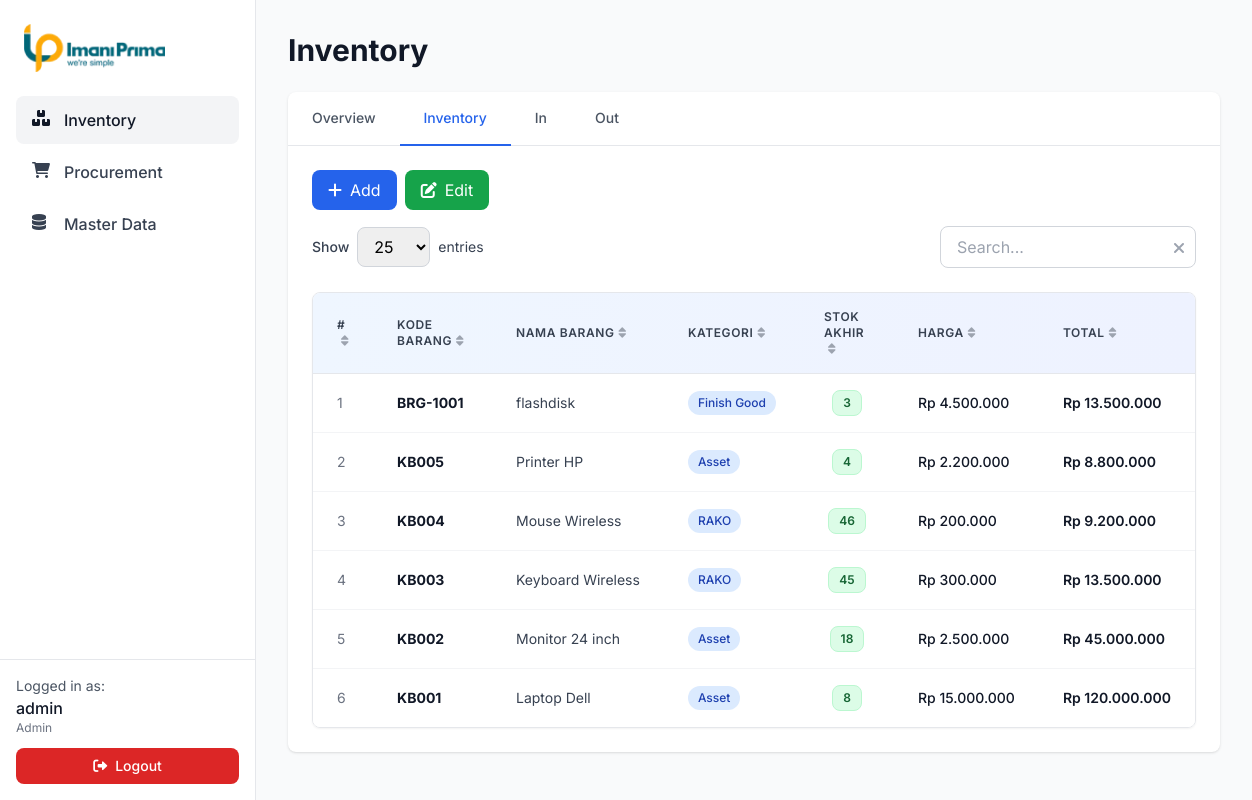
Page /pages/inventory.php?tab=inventory (signed in) on the committed database.
### tables this page shows
CREATE TABLE `inventory` (
  `idinventory` varchar(30) NOT NULL,
  `idbarang` varchar(30) DEFAULT NULL,
  `kodebarang` varchar(50) DEFAULT NULL,
  `idkategori` int DEFAULT NULL,
  `lokasi` varchar(100) DEFAULT NULL,
  `kodeproject` varchar(50) DEFAULT NULL,
  `nama_barang` varchar(255) DEFAULT NULL,
  `harga` decimal(15,2) DEFAULT '0.00',
  `stok_awal` int DEFAULT '0',
  `stok_akhir` int DEFAULT '0',
  `qty_in` int DEFAULT '0',
  `qty_out` int DEFAULT '0',
  `total` decimal(20,2) DEFAULT '0.00',
  `keterangan` text
);

CREATE TABLE `m_barang` (
  `idbarang` varchar(30) NOT NULL,
  `kodebarang` varchar(50) NOT NULL,
  `nama_barang` varchar(255) NOT NULL,
  `deskripsi` text,
  `harga` decimal(15,2) DEFAULT '0.00',
  `satuan` varchar(50) DEFAULT NULL,
  `kodeproject` varchar(50) DEFAULT NULL,
  `idkategori` int DEFAULT NULL,
  `created_at` timestamp NULL DEFAULT CURRENT_TIMESTAMP
);

CREATE TABLE `kategoribarang` (
  `idkategori` int NOT NULL,
  `nama_kategori` varchar(100) NOT NULL,
  `keterangan` text
);

### pages/inventory.php (the view, shortened to what this page needs)
<?php
require_once __DIR__ . '/../includes/auth.php';
$activeTab = isset($_GET['tab']) ? $_GET['tab'] : 'overview';
$search = $_GET['search'] ?? '';
$page = isset($_GET['page']) ? (int)$_GET['page'] : 1;
$limit = isset($_GET['limit']) ? (int)$_GET['limit'] : 25;
$offset = ($page - 1) * $limit;
$items = [];
if ($activeTab == 'inventory') {
    $searchCondition = $search ? "AND (mb.kodebarang LIKE :search OR mb.nama_barang LIKE :search)" : "";
    $stmt = $pdo->prepare("
        SELECT
            i.idinventory,
            mb.kodebarang,
            i.kodeproject,
            k.nama_kategori as kategori,
            i.lokasi,
            mb.nama_barang,
            mb.harga,
            i.stok_awal,
            i.stok_akhir,
            i.qty_in,
            i.qty_out,
            i.total,
            i.keterangan
        FROM inventory i
        LEFT JOIN m_barang mb ON i.idbarang = mb.idbarang
        LEFT JOIN kategoribarang k ON mb.idkategori = k.idkategori
        WHERE 1=1 $searchCondition
        ORDER BY i.idinventory DESC
        LIMIT :limit OFFSET :offset
    ");
    $stmt->bindValue(':limit', $limit, PDO::PARAM_INT);
    $stmt->bindValue(':offset', $offset, PDO::PARAM_INT);
    $stmt->execute();
    $items = $stmt->fetchAll(PDO::FETCH_ASSOC);
}
?>
<!DOCTYPE html>
<html lang="en">
<head>
    <script src="https://cdn.tailwindcss.com"></script>
    <link rel="stylesheet" href="https://cdnjs.cloudflare.com/ajax/libs/font-awesome/6.0.0/css/all.min.css">
</head>
<body class="bg-gray-50">
<div class="flex min-h-screen">
    <aside class="w-64 bg-white border-r border-gray-200 fixed h-full flex flex-col">
        <div class="p-6">
            <img src="../images/logo_ipo.png" alt="Logo IPO" class="h-12 w-auto">
        </div>
        <nav class="px-4 space-y-1 flex-grow">
            <a href="inventory.php" class="flex items-center gap-3 px-4 py-3 bg-gray-100 text-gray-900 rounded-lg">
                <i class="fas fa-boxes w-5 h-5"></i>
                <span class="font-medium">Inventory</span>
            </a>
            <a href="procurement.php" class="flex items-center gap-3 px-4 py-3 text-gray-700 hover:bg-gray-100 rounded-lg transition">
                <i class="fas fa-shopping-cart w-5 h-5"></i>
                <span class="font-medium">Procurement</span>
            </a>
            <a href="master-data.php" class="flex items-center gap-3 px-4 py-3 text-gray-700 hover:bg-gray-100 rounded-lg transition">
                <i class="fas fa-database w-5 h-5"></i>
                <span class="font-medium">Master Data</span>
            </a>
        </nav>
        <div class="p-4 border-t border-gray-200 mt-auto">
            <div class="mb-3">
                <p class="text-sm text-gray-600">Logged in as:</p>
                <p class="font-medium text-gray-900"><?php echo htmlspecialchars($_SESSION['username'] ?? 'Guest'); ?></p>
                <p class="text-xs text-gray-500"><?php echo htmlspecialchars($_SESSION['role'] ?? 'Unknown'); ?></p>
            </div>
            <a href="/logout.php" class="block w-full px-4 py-2 text-center text-sm font-medium text-white bg-red-600 rounded-lg hover:bg-red-700 transition">
                <i class="fas fa-sign-out-alt mr-2"></i>Logout
            </a>
        </div>
    </aside>
    <main class="flex-1 ml-64 p-8">
        <h1 class="text-3xl font-bold text-gray-900 mb-6">Inventory</h1>
        <div class="bg-white rounded-lg shadow">
            <div class="border-b border-gray-200">
                <nav class="flex -mb-px">
                    <a href="?tab=overview" class="<?= $activeTab == 'overview' ? 'border-b-2 border-blue-600 text-blue-600' : 'border-b-2 border-transparent text-gray-600 hover:text-gray-900 hover:border-gray-300' ?> py-4 px-6 font-medium text-sm">
                        Overview
                    </a>
                    <a href="?tab=inventory" class="<?= $activeTab == 'inventory' ? 'border-b-2 border-blue-600 text-blue-600' : 'border-b-2 border-transparent text-gray-600 hover:text-gray-900 hover:border-gray-300' ?> py-4 px-6 font-medium text-sm">
                        Inventory
                    </a>
                    <a href="?tab=in" class="<?= $activeTab == 'in' ? 'border-b-2 border-blue-600 text-blue-600' : 'border-b-2 border-transparent text-gray-600 hover:text-gray-900 hover:border-gray-300' ?> py-4 px-6 font-medium text-sm">
                        In
                    </a>
                    <a href="?tab=out" class="<?= $activeTab == 'out' ? 'border-b-2 border-blue-600 text-blue-600' : 'border-b-2 border-transparent text-gray-600 hover:text-gray-900 hover:border-gray-300' ?> py-4 px-6 font-medium text-sm">
                        Out
                    </a>
                </nav>
            </div>
            <div class="p-6">
                <?php if ($activeTab == 'inventory'): ?>
                <div>
                    <div class="flex justify-start items-center mb-4">
                        <div class="flex gap-2">
                            <?php if ($_SESSION['role'] === 'Admin' || $_SESSION['role'] === 'Procurement' || $_SESSION['role'] === 'Leader' || $_SESSION['role'] === 'Manager'): ?>
                            <button onclick="showAddForm()" class="px-4 py-2 bg-blue-600 text-white rounded-lg hover:bg-blue-700 flex items-center gap-2">
                                <i class="fas fa-plus"></i>
                                Add
                            </button>
                            <button onclick="showEditForm()" class="px-4 py-2 bg-green-600 text-white rounded-lg hover:bg-green-700 flex items-center gap-2">
                                <i class="fas fa-edit"></i>
                                Edit
                            </button>
                            <?php endif; ?>
                        </div>
                    </div>
                    <div class="flex flex-col sm:flex-row justify-between items-start sm:items-center mb-6 gap-4">
                        <div class="flex flex-wrap items-center gap-4">
                            <div class="flex items-center gap-2">
                                <label class="text-sm text-gray-700 font-medium">Show</label>
                                <select id="entries-inventory" onchange="changeEntries('inventory')" class="px-3 py-2 border border-gray-300 rounded-lg focus:ring-2 focus:ring-blue-500 focus:border-transparent">
                                    <option value="25" <?= $limit == 25 ? 'selected' : '' ?>>25</option>
                                </select>
                                <span class="text-sm text-gray-700">entries</span>
                            </div>
                        </div>
                        <div class="flex flex-wrap items-center gap-4">
                            <div class="relative">
                                <input type="text" id="search-inventory" placeholder="Search..." onkeyup="searchTable('inventory')" class="px-4 py-2 border border-gray-300 rounded-lg focus:ring-2 focus:ring-blue-500 focus:border-transparent w-64">
                                <button onclick="clearSearch('inventory')" class="absolute right-3 top-2.5 text-gray-400 hover:text-gray-600">
                                    <i class="fas fa-times"></i>
                                </button>
                            </div>
                        </div>
                    </div>
                    <div class="overflow-x-auto rounded-lg border border-gray-200 shadow-sm table-container">
                        <table id="inventory-table" class="min-w-full divide-y divide-gray-200">
                            <thead class="bg-gradient-to-r from-blue-50 to-indigo-50">
                                <tr>
                                    <th scope="col" class="px-6 py-4 text-left text-xs font-semibold text-gray-700 uppercase tracking-wider border-b border-gray-200 cursor-pointer hover:bg-blue-100 transition" onclick="sortTable('inventory', 0)" width="50">#<i class="fas fa-sort sort-arrow text-gray-400 ml-1"></i></th>
                                    <th scope="col" class="px-6 py-4 text-left text-xs font-semibold text-gray-700 uppercase tracking-wider border-b border-gray-200 cursor-pointer hover:bg-blue-100 transition" onclick="sortTable('inventory', 1)">Kode Barang<i class="fas fa-sort sort-arrow text-gray-400 ml-1"></i></th>
                                    <th scope="col" class="px-6 py-4 text-left text-xs font-semibold text-gray-700 uppercase tracking-wider border-b border-gray-200 cursor-pointer hover:bg-blue-100 transition" onclick="sortTable('inventory', 2)">Nama Barang<i class="fas fa-sort sort-arrow text-gray-400 ml-1"></i></th>
                                    <th scope="col" class="px-6 py-4 text-left text-xs font-semibold text-gray-700 uppercase tracking-wider border-b border-gray-200 cursor-pointer hover:bg-blue-100 transition" onclick="sortTable('inventory', 3)">Kategori<i class="fas fa-sort sort-arrow text-gray-400 ml-1"></i></th>
                                    <th scope="col" class="px-6 py-4 text-left text-xs font-semibold text-gray-700 uppercase tracking-wider border-b border-gray-200 cursor-pointer hover:bg-blue-100 transition" onclick="sortTable('inventory', 4)">Stok Akhir<i class="fas fa-sort sort-arrow text-gray-400 ml-1"></i></th>
                                    <th scope="col" class="px-6 py-4 text-left text-xs font-semibold text-gray-700 uppercase tracking-wider border-b border-gray-200 cursor-pointer hover:bg-blue-100 transition" onclick="sortTable('inventory', 5)">Harga<i class="fas fa-sort sort-arrow text-gray-400 ml-1"></i></th>
                                    <th scope="col" class="px-6 py-4 text-left text-xs font-semibold text-gray-700 uppercase tracking-wider border-b border-gray-200 cursor-pointer hover:bg-blue-100 transition" onclick="sortTable('inventory', 6)">Total<i class="fas fa-sort sort-arrow text-gray-400 ml-1"></i></th>
                                </tr>
                            </thead>
                            <tbody class="bg-white divide-y divide-gray-100">
                                <?php if (empty($items)): ?>
                                    <tr>
                                        <td colspan="7" class="px-6 py-4 text-center text-gray-500">
                                            Tidak ada data
                                        </td>
                                    </tr>
                                <?php else: ?>
                                    <?php
                                    $row_number = $offset + 1;
                                    foreach ($items as $item): ?>
                                    <tr class="hover:bg-blue-50 transition-colors duration-150 cursor-pointer selectable-row" onclick="selectRow(this)">
                                        <td class="px-6 py-4 whitespace-nowrap text-sm text-gray-500"><?= $row_number++ ?></td>
                                        <td class="px-6 py-4 whitespace-nowrap text-sm font-medium text-gray-900"><strong><?= htmlspecialchars($item['kodebarang'] ?? '-') ?></strong></td>
                                        <td class="px-6 py-4 whitespace-nowrap text-sm text-gray-700"><?= htmlspecialchars($item['nama_barang'] ?? '-') ?></td>
                                        <td class="px-6 py-4 whitespace-nowrap text-sm text-gray-500">
                                            <span class="inline-flex items-center px-2.5 py-1 rounded-full text-xs font-medium bg-blue-100 text-blue-800">
                                                <?= htmlspecialchars($item['kategori'] ?? '-') ?>
                                            </span>
                                        </td>
                                        <td class="px-6 py-4 whitespace-nowrap text-sm text-gray-500 text-center">
                                            <span class="inline-flex items-center px-2.5 py-1 rounded-lg text-xs font-semibold bg-green-100 text-green-800 border border-green-200">
                                                <?= number_format($item['stok_akhir'] ?? 0) ?>
                                            </span>
                                        </td>
                                        <td class="px-6 py-4 whitespace-nowrap text-sm text-gray-900 font-medium">Rp <?= number_format($item['harga'] ?? 0, 0, ',', '.') ?></td>
                                        <td class="px-6 py-4 whitespace-nowrap text-sm text-gray-900 font-semibold">Rp <?= number_format($item['total'] ?? 0, 0, ',', '.') ?></td>
                                    </tr>
                                    <?php endforeach; ?>
                                <?php endif; ?>
                            </tbody>
                        </table>
                    </div>
                </div>
                <?php endif; ?>
            </div>
        </div>
    </main>
</div>
<script src="https://cdn.tailwindcss.com"></script>
</body>
</html>

### pages/inventory.php (style rules this page uses)
body { font-family: 'Inter', sans-serif; }

### rows in the picture
inventory: idbarang.kodebarang "BRG-1001", idbarang.nama_barang "flashdisk", idkategori.nama_kategori "Finish Good", stok_akhir "3", idbarang.harga "4.500.000", total "13.500.000"
inventory: idbarang.kodebarang "KB005", idbarang.nama_barang "Printer HP", idkategori.nama_kategori "Asset", stok_akhir "4", idbarang.harga "2.200.000", total "8.800.000"
inventory: idbarang.kodebarang "KB004", idbarang.nama_barang "Mouse Wireless", idkategori.nama_kategori "RAKO", stok_akhir "46", idbarang.harga "200.000", total "9.200.000"
inventory: idbarang.kodebarang "KB003", idbarang.nama_barang "Keyboard Wireless", idkategori.nama_kategori "RAKO", stok_akhir "45", idbarang.harga "300.000", total "13.500.000"
inventory: idbarang.kodebarang "KB002", idbarang.nama_barang "Monitor 24 inch", idkategori.nama_kategori "Asset", stok_akhir "18", idbarang.harga "2.500.000", total "45.000.000"
inventory: idbarang.kodebarang "KB001", idbarang.nama_barang "Laptop Dell", idkategori.nama_kategori "Asset", stok_akhir "8", idbarang.harga "15.000.000", total "120.000.000"

### other values in the picture
$_SESSION['username'] "admin"
$_SESSION['role'] "Admin"
